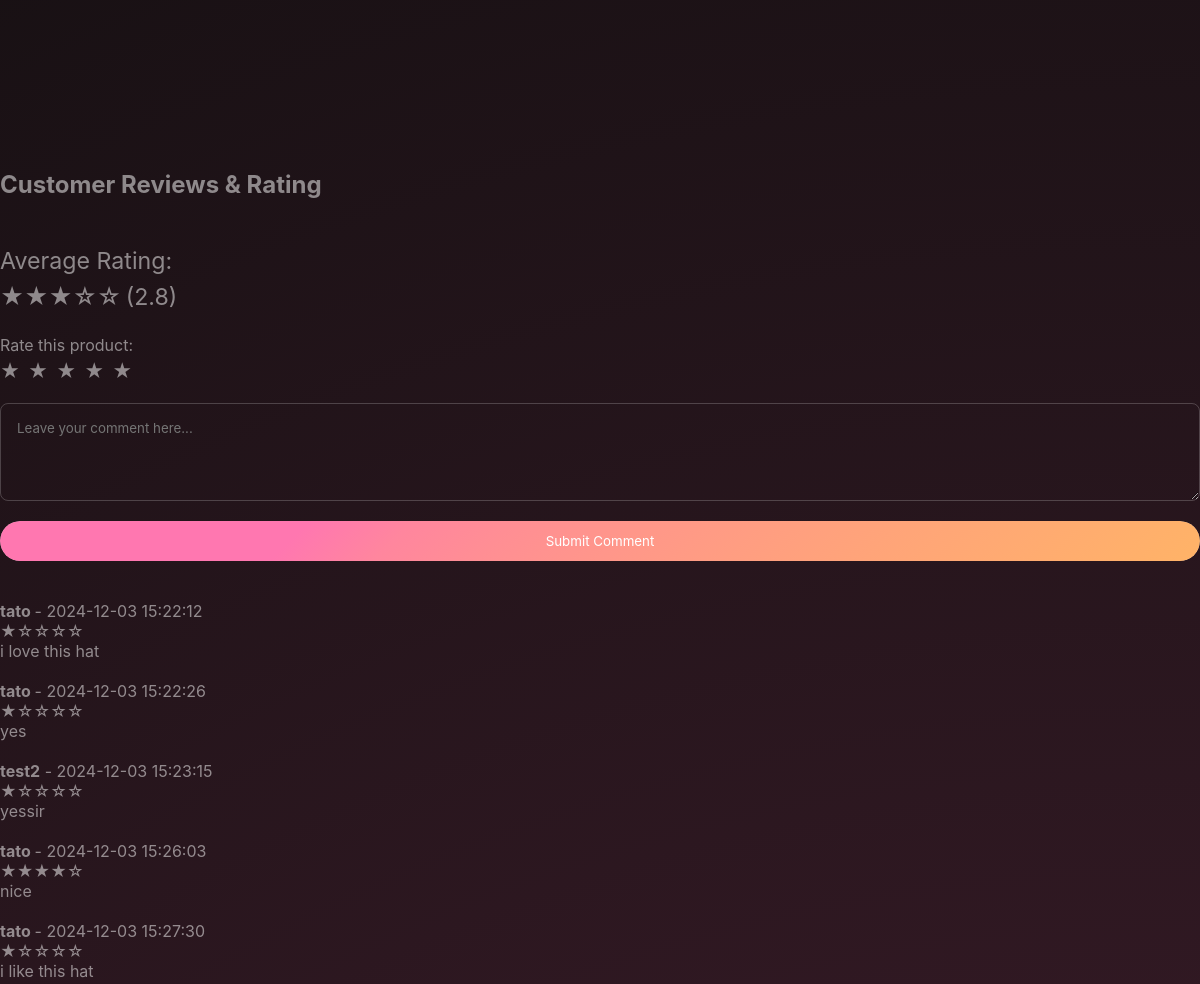
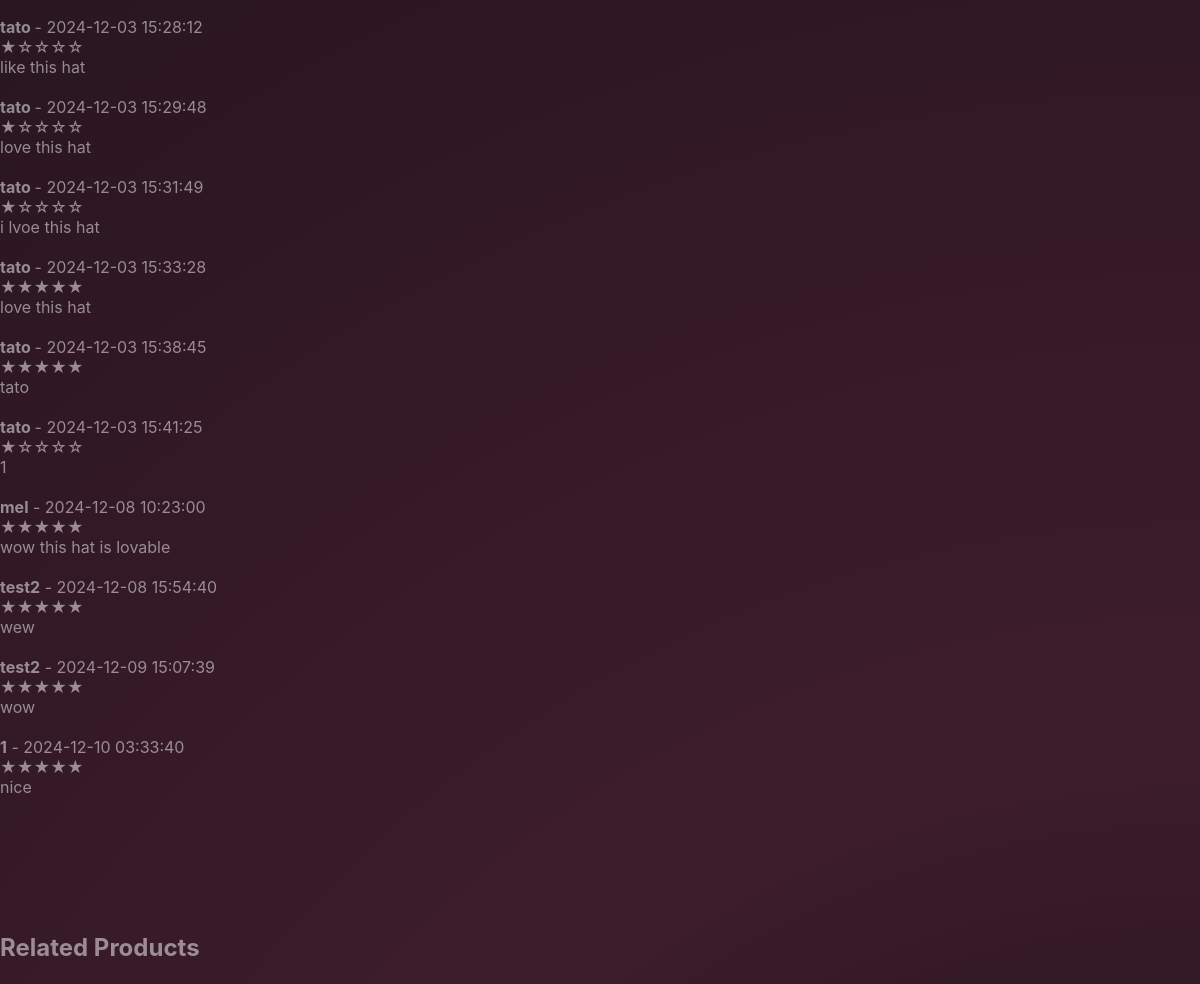
/6/sui/product-detail.php?id=1 (middle part), run on an earlier commit of the app's database (2 pictures, top to bottom).
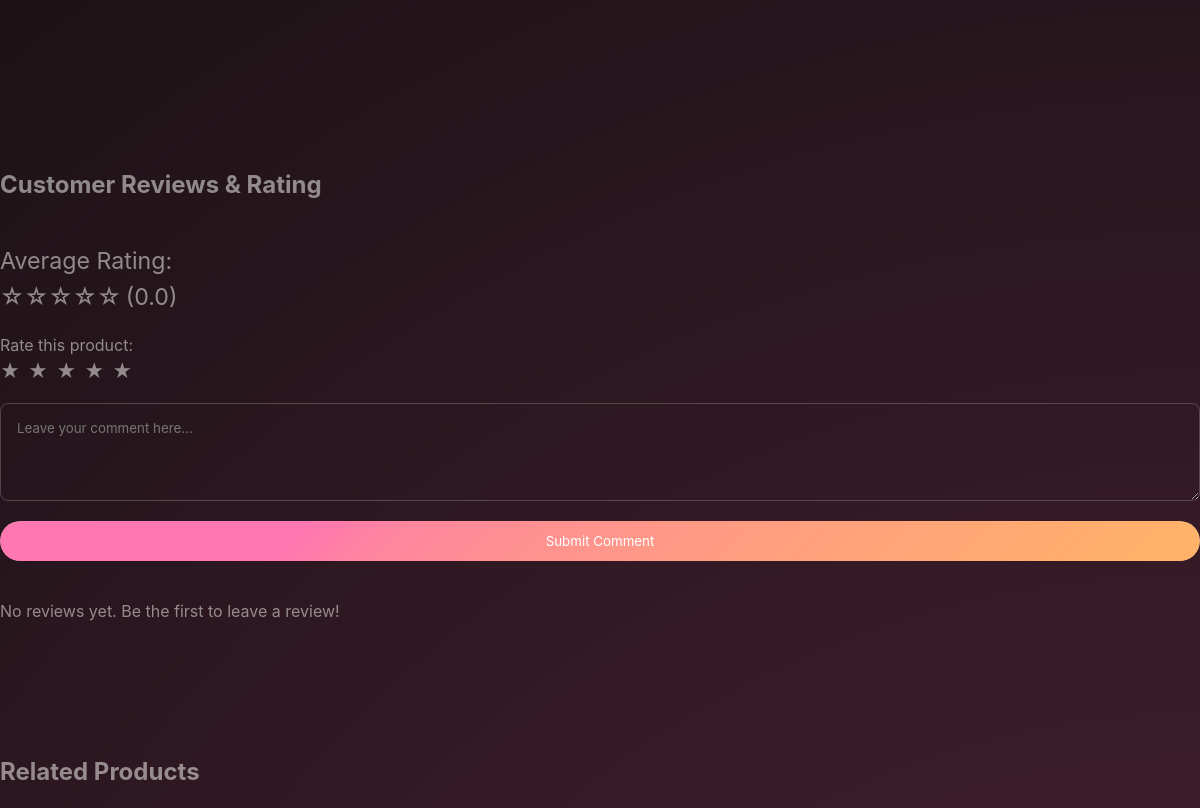
And on a later commit of the database.
### tables this page shows
CREATE TABLE `reviews` (
  `review_id` int(11) NOT NULL,
  `product_id` int(11) DEFAULT NULL,
  `name` varchar(255) DEFAULT NULL,
  `rating` int(11) DEFAULT NULL,
  `comment` text DEFAULT NULL,
  `date` timestamp NOT NULL DEFAULT current_timestamp()
);

### 6/sui/product-detail.php (the view, shortened to what this page needs)
<?php
require './db.php';
if (isset($_GET['id']) && filter_var($_GET['id'], FILTER_VALIDATE_INT)) {
    $product_id = intval($_GET['id']);
    $review_stmt = $conn->prepare("SELECT * FROM reviews WHERE product_id = ?");
    $review_stmt->bind_param("i", $product_id);
    $review_stmt->execute();
    $reviews = $review_stmt->get_result();
} else {
    echo "Invalid product ID.";
    exit;
}
?>
<!DOCTYPE html>
<html lang="en">
<head>
    <link rel="stylesheet" href="https://use.fontawesome.com/releases/v5.14.0/css/all.css" />
    <link rel="stylesheet" href="./assets/styles/variables.css">
    <link rel="stylesheet" href="./assets/styles/default-styles.css">
    <link rel="stylesheet" href="./assets/styles/shops.css">
</head>
<body>
    <main class="prod-details-container">
    </main>
    <div class="review-section">
    <h6>Customer Reviews & Rating</h6>
    <?php
    $total_rating = 0;
    $total_reviews = $reviews->num_rows;
    if ($total_reviews > 0) {
        while ($review = $reviews->fetch_assoc()) {
            $total_rating += $review['rating'];
        }
        $average_rating = $total_rating / $total_reviews;
    } else {
        $average_rating = 0;
    }
    ?>
    <div class="average-rating">
        <span>Average Rating:</span>
        <div class="rating">
            <?php for ($i = 1; $i <= 5; $i++) {
                echo ($i <= round($average_rating)) ? '<span class="star">&#9733;</span>' : '<span class="star">&#9734;</span>';
            } ?>
            <span>(<?php echo number_format($average_rating, 1); ?>)</span>
        </div>
    </div>
    <div class="review-form">
        <form method="POST" action="">
            <span>Rate this product:</span>
            <div class="rating-input">
                <?php for ($i = 5; $i >= 1; $i--): ?>
                    <label for="star<?php echo $i; ?>">★</label>
                <?php endfor; ?>
            </div>
            <textarea name="comment" placeholder="Leave your comment here..." rows="4" required></textarea>
            <button type="submit" class="button submit-comment">Submit Comment</button>
        </form>
    </div>
    <div class="review-comments">
        <?php if ($reviews->num_rows > 0): ?>
            <?php
            $reviews->data_seek(0);
            while ($review = $reviews->fetch_assoc()): ?>
                <div class="review">
                    <strong><?php echo htmlspecialchars($review['name']); ?></strong>
                    <span class="review-date"> - <?php echo htmlspecialchars($review['date']); ?></span>
                    <div class="rating">
                        <?php for ($i = 1; $i <= 5; $i++):
                            echo $i <= $review['rating'] ? '<span class="star">&#9733;</span>' : '<span class="star">&#9734;</span>';
                        endfor; ?>
                    </div>
                    <p><?php echo htmlspecialchars($review['comment']); ?></p>
                </div>
            <?php endwhile; ?>
        <?php else: ?>
            <p>No reviews yet. Be the first to leave a review!</p>
        <?php endif; ?>
    </div>
</div>
    <section class="related-products">
    <h3>Related Products</h3>
</section>
</body>
</html>

What changed in the data, as far as the page shows it:
removed reviews: name "tato", date "2024-12-03 15:22:12", rating 1 (drawn), comment "i love this hat"
removed reviews: name "tato", date "2024-12-03 15:22:26", rating 1 (drawn), comment "yes"
removed reviews: name "test2", date "2024-12-03 15:23:15", rating 1 (drawn), comment "yessir"
removed reviews: name "tato", date "2024-12-03 15:26:03", rating 4 (drawn), comment "nice"
removed reviews: name "tato", date "2024-12-03 15:27:30", rating 1 (drawn), comment "i like this hat"
removed reviews: name "tato", date "2024-12-03 15:28:12", rating 1 (drawn), comment "like this hat"
removed reviews: name "tato", date "2024-12-03 15:29:48", rating 1 (drawn), comment "love this hat"
removed reviews: name "tato", date "2024-12-03 15:31:49", rating 1 (drawn), comment "i lvoe this hat"
removed reviews: name "tato", date "2024-12-03 15:33:28", rating 5 (drawn), comment "love this hat"
removed reviews: name "tato", date "2024-12-03 15:38:45", rating 5 (drawn), comment "tato"
removed reviews: name "tato", date "2024-12-03 15:41:25", rating 1 (drawn), comment "1"
removed reviews: name "mel", date "2024-12-08 10:23:00", rating 5 (drawn), comment "wow this hat is lovable"
removed reviews: name "test2", date "2024-12-08 15:54:40", rating 5 (drawn), comment "wew"
removed reviews: name "test2", date "2024-12-09 15:07:39", rating 5 (drawn), comment "wow"
removed reviews: name "1", date "2024-12-10 03:33:40", rating 5 (drawn), comment "nice"
Also different on the page:
$average_rating: "2.8" → "0.0"
text now shown: "No reviews yet. Be the first to leave a review!"
